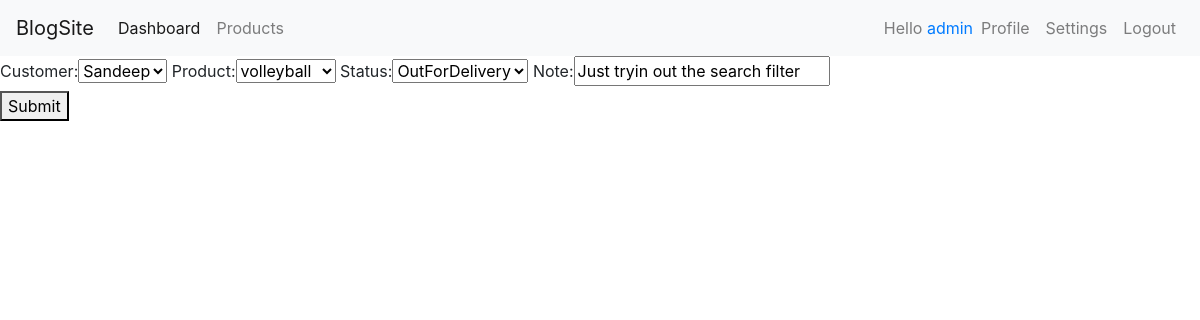
The page /updateorder/2 (signed in) on the database its author committed.
### accounts/models.py (models this page shows, shortened)
class Order(models.Model):
    STA=(('Pending','Pending'),('OutForDelivery','OutForDelivery'),('Delivered','Delivered'))
    customer=models.ForeignKey(Customer,on_delete=models.SET_NULL,null=True)
    product=models.ForeignKey(Product,on_delete=models.SET_NULL,null=True)
    status=models.CharField(max_length=200,choices=STA)
    date_created=models.DateTimeField(auto_now_add=True)
    note=models.CharField(max_length=100,null=True)

### accounts/views.py (the view)
# urls.py: path('updateorder/<str:pk>',UpdateOrder,name='update-order'),
def UpdateOrder(request,pk):
    ins=Order.objects.get(id=pk)
    form=OrderForm(request.POST or None,instance=ins)
    if form.is_valid():
        form.save()
        return redirect('/')
    context={'form':form}
    return render(request,'accounts/createorder.html',context)

### accounts/forms.py
class OrderForm(forms.ModelForm):
    class Meta:
        model=Order
        fields='__all__'

### accounts/models.py (called while the page is built)
    def __str__(self):
        return self.name

    def __str__(self):
        return self.name

### accounts/templates/accounts/createorder.html (shortened to what this page needs)
{% extends 'accounts/base.html' %}
{% block content %}
{% if form %}
<form action="" method="POST">
    {{form}}
    <br>
    <button type="submit">Submit</button>
</form>
{% endif %}
{% endblock %}

### accounts/templates/accounts/base.html (shortened to what this page needs)
<!doctype html>
<html lang="en">
  <head>
    <link rel="stylesheet" href="https://stackpath.bootstrapcdn.com/bootstrap/4.3.1/css/bootstrap.min.css">
  </head>
  <body>
    <nav class="navbar navbar-expand-lg navbar-light bg-light">
      <a class="navbar-brand" href="#">BlogSite</a>
      {% if user.is_staff %}
      <div class="collapse navbar-collapse" id="navbarNav">
        <ul class="navbar-nav">
          <li class="nav-item active">
            <a class="nav-link" href="/">Dashboard <span class="sr-only">(current)</span></a>
          </li>
          <li class="nav-item">
            <a class="nav-link" href="/products">Products</a>
          </li>
        </ul>
      </div>
    {% endif %}
    <div class="navbar-nav" style="margin-left:auto;">
    {% if not user.is_authenticated %}
      <li class="nav-item" >
        <a class="nav-link" href="{% url 'register' %}">Register</a>
      </li>
      <li class="nav-item" >
          <a class="nav-link" href="{% url 'login' %}">Login</a>
      </li>
    {% else %}
    <li class='navbar-text'>
      Hello <span CLASS='text-primary'>{{request.user}}</span>
    </li>
    <li class="nav-item" >
      <a class="nav-link" href="{% url 'user' %}">Profile</a>
    </li>
    <li class="nav-item" >
      <a class="nav-link" href="{% url 'useracc' %}">Settings</a>
    </li>
    <li class="nav-item">
    <a class="nav-link" href="{% url 'logout' %}">Logout</a>
    </li>
    {% endif %}
    </div>
    </nav>
      {% block content %}{% endblock %}
  </body>
</html>

### rows shown on the page
Order: customer "Sandeep", product "volleyball", status "OutForDelivery", note "Just tryin out the search filter"

### other values the page prints
{{ request.user }} "admin"
